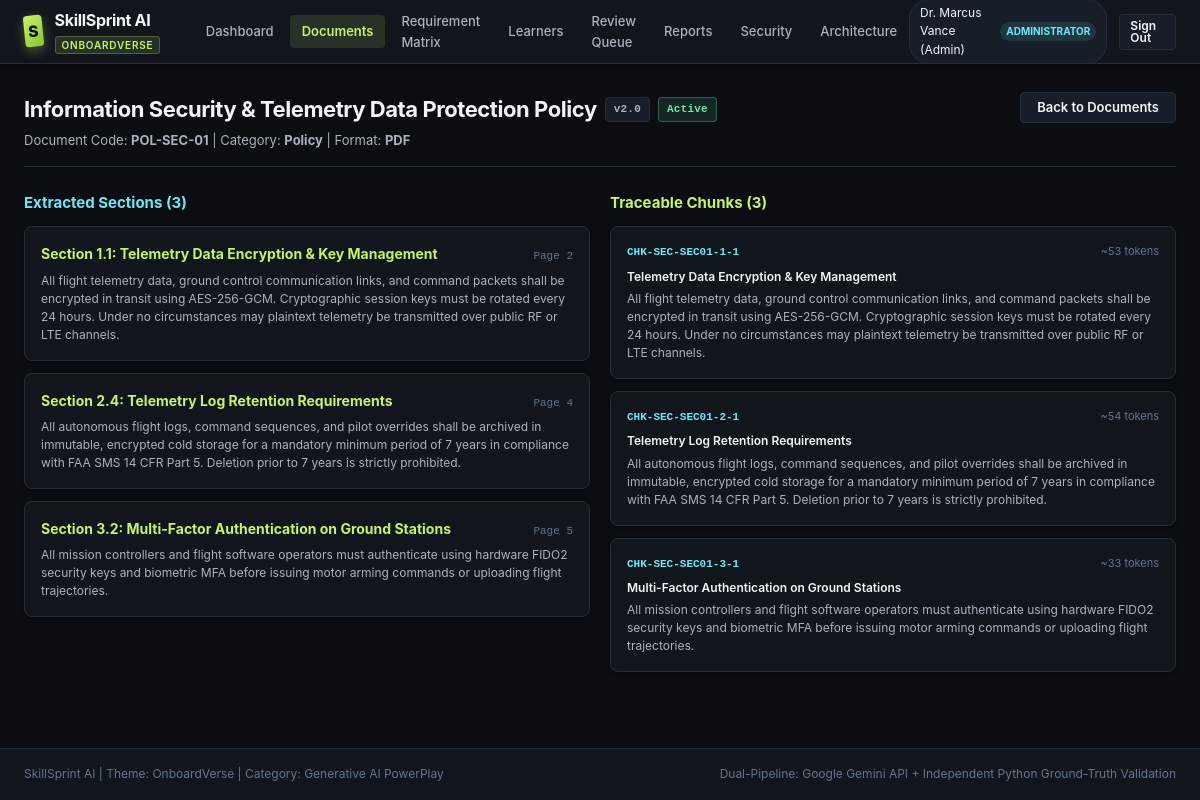
Page /documents/DOC-POL-SEC-01/sections (signed in) on the committed database.
### tables this page shows
CREATE TABLE users (
    user_id TEXT PRIMARY KEY,
    username TEXT NOT NULL UNIQUE,
    email TEXT NOT NULL UNIQUE,
    password_hash TEXT NOT NULL,
    system_role_id TEXT NOT NULL,
    full_name TEXT NOT NULL,
    is_active INTEGER DEFAULT 1,
    created_at TIMESTAMP DEFAULT CURRENT_TIMESTAMP,
    last_login TIMESTAMP,
    FOREIGN KEY (system_role_id) REFERENCES system_roles(role_id)
);

CREATE TABLE system_roles (
    role_id TEXT PRIMARY KEY,
    name TEXT NOT NULL UNIQUE,
    description TEXT,
    created_at TIMESTAMP DEFAULT CURRENT_TIMESTAMP
);

CREATE TABLE documents (
    document_id TEXT PRIMARY KEY,
    document_code TEXT NOT NULL UNIQUE, -- e.g., POL-SEC-01, SOP-ENG-03
    title TEXT NOT NULL,
    category TEXT NOT NULL, -- Policy, SOP, Handbook, FAQ, Compliance, Process Manual
    dept_id TEXT,
    file_type TEXT NOT NULL, -- pdf, docx, txt, md
    file_path TEXT NOT NULL,
    file_size_bytes INTEGER NOT NULL,
    file_hash TEXT NOT NULL,
    active_version TEXT NOT NULL,
    effective_date DATE,
    expiry_date DATE,
    status TEXT DEFAULT 'Active', -- Active, Superseded, Obsolete, Draft
    created_at TIMESTAMP DEFAULT CURRENT_TIMESTAMP,
    FOREIGN KEY (dept_id) REFERENCES departments(dept_id)
);

CREATE TABLE document_sections (
    section_id TEXT PRIMARY KEY,
    document_id TEXT NOT NULL,
    version_tag TEXT NOT NULL,
    section_number TEXT NOT NULL, -- e.g., '1.2', '3.1.4'
    heading TEXT NOT NULL,
    page_reference TEXT, -- e.g., 'Page 4', 'Para 12-15'
    content TEXT NOT NULL,
    word_count INTEGER,
    created_at TIMESTAMP DEFAULT CURRENT_TIMESTAMP,
    FOREIGN KEY (document_id) REFERENCES documents(document_id) ON DELETE CASCADE
);

CREATE TABLE document_chunks (
    chunk_id TEXT PRIMARY KEY,
    section_id TEXT NOT NULL,
    document_id TEXT NOT NULL,
    version_tag TEXT NOT NULL,
    chunk_index INTEGER NOT NULL,
    heading TEXT NOT NULL,
    source_location TEXT NOT NULL,
    content TEXT NOT NULL,
    token_count_approx INTEGER,
    created_at TIMESTAMP DEFAULT CURRENT_TIMESTAMP,
    FOREIGN KEY (section_id) REFERENCES document_sections(section_id) ON DELETE CASCADE,
    FOREIGN KEY (document_id) REFERENCES documents(document_id) ON DELETE CASCADE
);

### src/routes/app_routes.py (the view)
@routes_bp.route("/documents/<doc_id>/sections")
@login_required
def document_sections_view(doc_id):
    doc = query_one("SELECT * FROM documents WHERE document_id = ? OR document_code = ?", (doc_id, doc_id))
    if not doc:
        flash("Document not found.", "error")
        return redirect(url_for("routes.documents_view"))
    sections = query_all("SELECT * FROM document_sections WHERE document_id = ? ORDER BY section_number ASC", (doc["document_id"],))
    chunks = query_all("SELECT * FROM document_chunks WHERE document_id = ? ORDER BY chunk_index ASC", (doc["document_id"],))
    return render_template("sections_view.html", active_page="documents", doc=doc, sections=sections, chunks=chunks)

### src/core/auth.py (called while the page is built)
def get_current_user() -> Optional[Dict[str, Any]]:
    user_id = session.get("user_id")
    if not user_id:
        return None
    user = query_one(
        """
        SELECT u.user_id, u.username, u.email, u.full_name, u.is_active,
               sr.role_id as system_role_id, sr.name as role_name
        FROM users u
        JOIN system_roles sr ON u.system_role_id = sr.role_id
        WHERE u.user_id = ? AND u.is_active = 1
        """,
        (user_id,)
    )
    return user

def login_required(f: Callable) -> Callable:
    @wraps(f)
    def decorated_function(*args, **kwargs):
        user = get_current_user()
        if not user:
            if request.is_json or request.path.startswith("/api/"):
                return jsonify({"error": "Authentication required", "status": 401}), 401
            return redirect(url_for("auth.login_view", next=request.url))
        g.current_user = user
        return f(*args, **kwargs)
    return decorated_function

### src/database/db.py (called while the page is built, shortened)
def resolve_db_path() -> str:
    env_path = os.environ.get("SKILLSPRINT_DB_PATH")
    if env_path:
        return env_path

def dict_factory(cursor: sqlite3.Cursor, row: Tuple) -> Dict[str, Any]:
    d = {}
    for idx, col in enumerate(cursor.description):
        d[col[0]] = row[idx]
    return d

@contextmanager
def get_db_connection():
    global _seeding_lock
    db_path = resolve_db_path()
    conn = sqlite3.connect(db_path, timeout=30.0)
    conn.row_factory = dict_factory
    try:
        conn.execute("PRAGMA foreign_keys = ON;")
    except Exception:
        pass
    try:
        conn.execute("PRAGMA journal_mode = WAL;")
    except Exception:
        try:
            conn.execute("PRAGMA journal_mode = DELETE;")
        except Exception:
            pass
    try:
        yield conn
        try:
            conn.commit()
        except Exception:
            pass
    except Exception:
        try:
            conn.rollback()
        except Exception:
            pass
        raise
    finally:
        try:
            conn.close()
        except Exception:
            pass

def query_all(query: str, params: Tuple = ()) -> List[Dict[str, Any]]:
    with get_db_connection() as conn:
        cur = conn.cursor()
        cur.execute(query, params)
        return cur.fetchall()

def query_one(query: str, params: Tuple = ()) -> Optional[Dict[str, Any]]:
    with get_db_connection() as conn:
        cur = conn.cursor()
        cur.execute(query, params)
        return cur.fetchone()

### templates/sections_view.html (shortened to what this page needs)
{% extends "base.html" %}
{% block content %}
<div class="page-header">
  <div class="page-title-group">
    <div style="display: flex; align-items: center; gap: 8px;">
      <h1>{{ doc.title }}</h1>
      <span class="badge badge-neutral" style="font-family: var(--font-mono);">{{ doc.active_version }}</span>
      <span class="badge badge-verified">{{ doc.status }}</span>
    </div>
    <p>
      Document Code: <strong>{{ doc.document_code }}</strong> |
      Category: <strong>{{ doc.category }}</strong> |
      Format: <strong>{{ doc.file_type | upper }}</strong>
    </p>
  </div>
  <div class="page-actions">
    <a href="{{ url_for('routes.documents_view') }}" class="btn btn-secondary">Back to Documents</a>
  </div>
</div>
<div style="display: grid; grid-template-columns: 1fr 1fr; gap: 20px;">
  <div>
    <h3 style="font-size: 15px; margin-bottom: 12px; color: var(--accent-secondary);">
      Extracted Sections ({{ sections | length }})
    </h3>
    <div style="display: flex; flex-direction: column; gap: 12px;">
      {% for sec in sections %}
      <div class="card-3d" style="padding: 16px;">
        <div style="display: flex; justify-content: space-between; align-items: baseline; margin-bottom: 6px;">
          <strong style="color: var(--accent-primary);">Section {{ sec.section_number }}: {{ sec.heading }}</strong>
          <span style="font-family: var(--font-mono); font-size: 11px; color: var(--text-muted);">{{ sec.page_reference }}</span>
        </div>
        <p style="font-size: 12px; color: var(--text-secondary); line-height: 1.5;">
          {{ sec.content }}
        </p>
      </div>
      {% endfor %}
    </div>
  </div>
  <div>
    <h3 style="font-size: 15px; margin-bottom: 12px; color: var(--accent-primary);">
      Traceable Chunks ({{ chunks | length }})
    </h3>
    <div style="display: flex; flex-direction: column; gap: 12px;">
      {% for chk in chunks %}
      <div class="card-3d" style="padding: 16px;">
        <div style="display: flex; justify-content: space-between; align-items: baseline; margin-bottom: 6px;">
          <span style="font-family: var(--font-mono); font-size: 11px; color: var(--accent-secondary); font-weight: 700;">
            {{ chk.chunk_id }}
          </span>
          <span style="font-size: 11px; color: var(--text-muted);">~{{ chk.token_count_approx }} tokens</span>
        </div>
        <div style="font-size: 12px; font-weight: 600; margin-bottom: 4px;">{{ chk.heading }}</div>
        <p style="font-size: 12px; color: var(--text-secondary); line-height: 1.5;">
          {{ chk.content }}
        </p>
      </div>
      {% endfor %}
    </div>
  </div>
</div>
{% endblock %}

### templates/base.html (shortened to what this page needs)
<!DOCTYPE html>
<html lang="en">
<head>
  <link rel="stylesheet" href="{{ url_for('static', filename='css/styles.css') }}">
</head>
<body>
  <header class="app-header">
    <div style="display: flex; align-items: center; gap: 20px;">
      <a href="{{ url_for('routes.dashboard_view') if g.current_user else url_for('routes.landing_view') }}" class="brand-container" id="brandLink">
        <div class="brand-logo-3d">S</div>
        <div>
          <span class="brand-text">SkillSprint AI</span>
          <span class="brand-badge">OnboardVerse</span>
        </div>
      </a>
      {% if g.current_user %}
      <nav class="main-nav" id="mainNav" aria-label="Main Navigation">
        <a href="{{ url_for('routes.dashboard_view') }}" class="nav-link {% if active_page == 'dashboard' %}active{% endif %}" id="navDashboard">Dashboard</a>
        <a href="{{ url_for('routes.documents_view') }}" class="nav-link {% if active_page == 'documents' %}active{% endif %}" id="navDocuments">Documents</a>
        <a href="{{ url_for('routes.matrix_view') }}" class="nav-link {% if active_page == 'matrix' %}active{% endif %}" id="navMatrix">Requirement Matrix</a>
        <a href="{{ url_for('routes.employees_view') }}" class="nav-link {% if active_page == 'employees' %}active{% endif %}" id="navEmployees">Learners</a>
        <a href="{{ url_for('routes.review_queue_view') }}" class="nav-link {% if active_page == 'review' %}active{% endif %}" id="navReview">Review Queue</a>
        <a href="{{ url_for('routes.reports_view') }}" class="nav-link {% if active_page == 'reports' %}active{% endif %}" id="navReports">Reports</a>
        <a href="{{ url_for('routes.security_tests_view') }}" class="nav-link {% if active_page == 'security' %}active{% endif %}" id="navSecurity">Security</a>
        <a href="{{ url_for('routes.overview_view') }}" class="nav-link {% if active_page == 'overview' %}active{% endif %}" id="navOverview">Architecture</a>
      </nav>
      {% endif %}
    </div>
    <div class="user-nav-profile">
      {% if g.current_user %}
        <div class="user-pill" id="userProfilePill">
          <span>{{ g.current_user.full_name }}</span>
          <span class="role-badge">{{ g.current_user.role_name }}</span>
        </div>
        <a href="{{ url_for('auth.logout') }}" class="btn btn-secondary btn-sm" id="logoutBtn">Sign Out</a>
      {% else %}
        <a href="{{ url_for('auth.login_view') }}" class="btn btn-primary btn-sm" id="loginHeaderBtn">Sign In</a>
      {% endif %}
    </div>
  </header>
  <main class="main-content" id="mainContent">
    {% if content_override %}
      {{ content_override|safe }}
    {% else %}
      {% block content %}{% endblock %}
    {% endif %}
  </main>
  <footer style="background-color: var(--bg-secondary); border-top: 1px solid var(--border-subtle); padding: 16px 24px; font-size: 12px; color: var(--text-muted); display: flex; justify-content: space-between; align-items: center;">
    <div>SkillSprint AI | Theme: OnboardVerse | Category: Generative AI PowerPlay</div>
    <div>Dual-Pipeline: Google Gemini API + Independent Python Ground-Truth Validation</div>
  </footer>
</body>
</html>

### rows in the picture
users: current_user.full_name "Dr. Marcus Vance (Admin)"
system_roles: current_user.role_name "ADMINISTRATOR"
documents: title "Information Security & Telemetry Data Protection Policy", active_version "v2.0", status "Active", document_code "POL-SEC-01", category "Policy", file_type "PDF"
document_sections: section_number "1.1", heading "Telemetry Data Encryption & Key Management", page_reference "Page 2", content "All flight telemetry data, ground control communication links, and command packets shall be encrypted in transit using AES-256-GCM. Cryptographic session keys must be rotated every 24 hours. Under no circumstances may plaintext telemetry be transmitted over public RF or LTE channels."
document_sections: section_number "2.4", heading "Telemetry Log Retention Requirements", page_reference "Page 4", content "All autonomous flight logs, command sequences, and pilot overrides shall be archived in immutable, encrypted cold storage for a mandatory minimum period of 7 years in compliance with FAA SMS 14 CFR Part 5. Deletion prior to 7 years is strictly prohibited."
document_sections: section_number "3.2", heading "Multi-Factor Authentication on Ground Stations", page_reference "Page 5", content "All mission controllers and flight software operators must authenticate using hardware FIDO2 security keys and biometric MFA before issuing motor arming commands or uploading flight trajectories."
document_chunks: chunk_id "CHK-SEC-SEC01-1-1", token_count_approx "53", heading "Telemetry Data Encryption & Key Management", content "All flight telemetry data, ground control communication links, and command packets shall be encrypted in transit using AES-256-GCM. Cryptographic session keys must be rotated every 24 hours. Under no circumstances may plaintext telemetry be transmitted over public RF or LTE channels."
document_chunks: chunk_id "CHK-SEC-SEC01-2-1", token_count_approx "54", heading "Telemetry Log Retention Requirements", content "All autonomous flight logs, command sequences, and pilot overrides shall be archived in immutable, encrypted cold storage for a mandatory minimum period of 7 years in compliance with FAA SMS 14 CFR Part 5. Deletion prior to 7 years is strictly prohibited."
document_chunks: chunk_id "CHK-SEC-SEC01-3-1", token_count_approx "33", heading "Multi-Factor Authentication on Ground Stations", content "All mission controllers and flight software operators must authenticate using hardware FIDO2 security keys and biometric MFA before issuing motor arming commands or uploading flight trajectories."

### other values in the picture
{{ sections | length }} "3"
{{ chunks | length }} "3"
